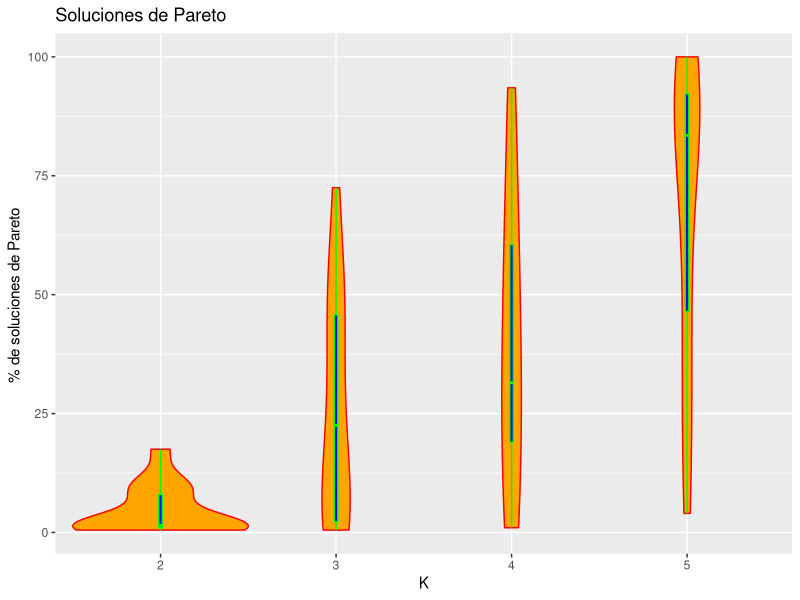
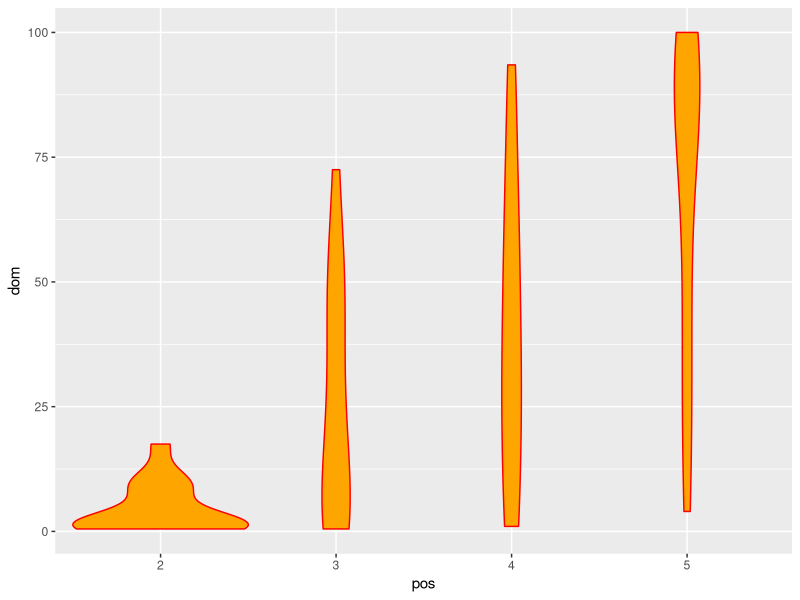

Write the R code that produced these figures, in order. (Note: this script raises an error after producing the figures.)
pick.one <- function(x) {
    if (length(x) == 1) {
        return(x)
    } else {
        return(sample(x, 1))
    }
}
 
poli <- function(maxdeg, varcount, termcount) {
    f <- data.frame(variable=integer(), coef=integer(), degree=integer())
    for (t in 1:termcount) {
        var <- pick.one(1:varcount)
        deg <- pick.one(1:maxdeg)
        f <-  rbind(f, c(var, runif(1), deg))
    }
    names(f) <- c("variable", "coef", "degree")
    return(f)
}
 
eval <- function(pol, vars, terms) {
    value <- 0.0
    for (t in 1:terms) {
        term <- pol[t,]
        value <-  value + term$coef * vars[term$variable]^term$degree
    }
    return(value)
}
 
domin.by <- function(target, challenger) {
    if (sum(challenger < target) > 0) {
        return(FALSE) # hay empeora
    } #si no hay empeora, vemos si hay mejora
    return(sum(challenger > target) > 0)
}
 
vc <- 4
md <- 3
tc <- 5
mydata=data.frame(valor_de_k=integer(), solpar=integer())
replicas=15
kvec <- c(2,3,4,5)#cuantas funciones objetivo
obj <- list()
for(k in kvec){
for (rep in 1:replicas){
for (i in 1:k) {
    obj[[i]] <- poli(vc, md, tc)
}
minim <- (runif(k) < 0.5)
sign <- (1 + -2 * minim)
n <- 200 #cuantas soluciones aleatorias
sol <- matrix(runif(vc * n), nrow=n, ncol=vc)
val <- matrix(rep(NA, k * n), nrow=n, ncol=k)
for (i in 1:n) { #evaluamos las soluciones
    for (j in 1:k) { #para todos los objetivos
        val[i, j] <- eval(obj[[j]], sol[i,], tc)
    }
}

for(i in 1:k){
assign(paste("mejor",k,sep=""), which.max(sign[k] * val[,k]))    
}
cual <- c("max", "min")
no.dom <- logical()
dominadores <- integer()
for (i in 1:n) {
    d <- logical()
    for (j in 1:n) {
        d <- c(d, domin.by(sign * val[i,], sign * val[j,]))
    }
    cuantos <- sum(d)
    dominadores <- c(dominadores, cuantos)
    no.dom <- c(no.dom, cuantos == 0) #nadie le domina
}
frente <- subset(val, no.dom) #solamente las no dominadas
solpar=length(frente)/k
mydata <-  rbind(mydata, c(k, solpar))
colnames(mydata)=c("K","SP")
}}

library(ggplot2) #recordar instalar si hace falta
data <- data.frame(pos=as.character(mydata$K), dom=((mydata$SP*100)/n))
setEPS()
postscript("p11_violin.eps")
gr <- ggplot(data, aes(x=pos,y=dom,fill=dom)) + geom_violin(fill="orange", color="red",width=1)
gg=gr + geom_boxplot(width=0.02, fill="blue", color="green", lwd=0.5) +
    xlab("K")+ 
    ylab("% de soluciones de Pareto ") +
    ggtitle("Soluciones de Pareto")
graphics.off
SP=data$dom
estat <-data.frame(data$dom[1:15],data$dom[16:30],data$dom[31:45],data$dom[46:60]) 
colnames(estat)=c("2","3","4","5")
stargazer(estat)
wilcox.test(data$dom[1:15],data$dom[16:30])
